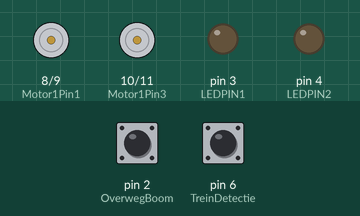
This sketch was run on a simulated Arduino Uno, built with avr-gcc and run on an emulated ATmega328P. On the bench: motor-driver pin pairs drawn as motors (green arrow = first pin HIGH = forward, orange = second pin HIGH = backward, longer = more drive), output pins drawn as LEDs (lit = HIGH). Dashed ring = blinking. The inputs (shaded band) are chosen by the test bench; at power-on: pin 2 (OverwegBoom) HIGH, pin 6 (TreinDetectie) HIGH.

Above: at 1.2 s.
1.3 s: pin 2 (OverwegBoom) pulled LOW for 1 s
At 2.7 s:
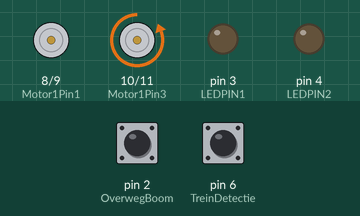
3.8 s: pin 6 (TreinDetectie) pulled LOW for 3.2 s
At 7.4 s:
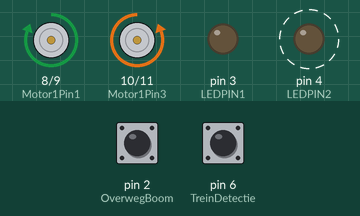
8.5 s: pin 2 (OverwegBoom) pulled LOW for 0.15 s
At 9.3 s:
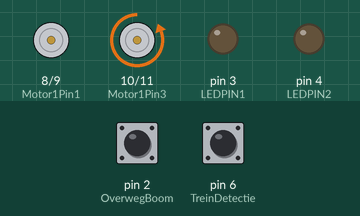
10.1 s: pin 2 (OverwegBoom) pulled LOW for 3.2 s
At 10.55 s:
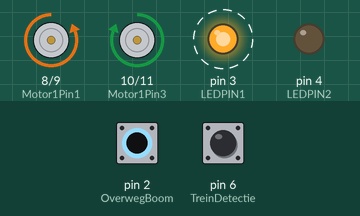
14.8 s: pin 6 (TreinDetectie) pulled LOW for 1 s
At 16.5 s:
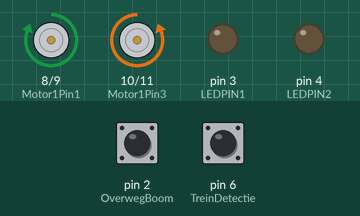
17.3 s: pin 6 (TreinDetectie) pulled LOW for 3.2 s
At 17.45 s:
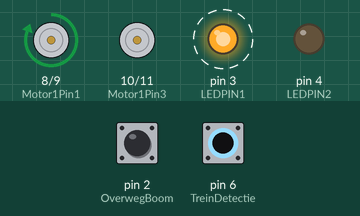
Timing chart, 0 to 22.0 s (numbered marks = the images above; inputs shaded):
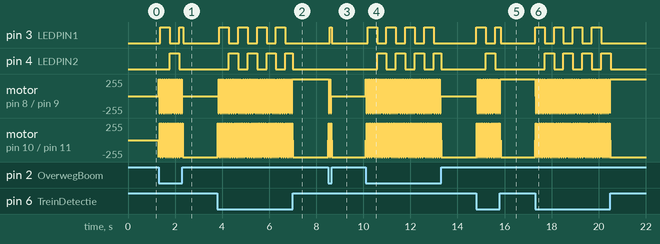

The sketch:

sgb_lgb_overwegbewaking_achter_station.ino
```cpp
/*
Overwegbomen LGB-baan achter station
Herschreven en getest 21 juli 2025
Pieter van der Pijl
*/

const int LEDPIN1=3;
const int LEDPIN2=4;
int LedState1=LOW;
int LedState2=LOW;
int StartKnipper=5;
int Motor1Pin1 = 8;  //blauw-pin1
int Motor1Pin2 = 9;  //pink-pin2
int Motor1Pin3 = 10; //geel-pin3
int Motor1Pin4 = 11; //oranje-pin4
                     //rood-pin5 = VCC
int MotorSpeed=10;
int Count=0;
int TreinDetectie=6;
int OverwegBoom=2; //ReedContact OverwegBoom open terugkoppeling
int VolleSlag=96; //Beweging OverwegBoom
int I=7; //Open/Dicht richting
int LookUp [8] = {B01000, B01100, B00100, B00110, B00010, B00011, B00001, B01001};
unsigned long VorigeMillis = 0;
unsigned long Interval = 400000;


void setup ()
{
  pinMode (Motor1Pin1,OUTPUT);
  pinMode (Motor1Pin2,OUTPUT);
  pinMode (Motor1Pin3,OUTPUT);
  pinMode (Motor1Pin4,OUTPUT);
  pinMode (OverwegBoom,INPUT_PULLUP); //Pin2 - Hoog bij open overweg
  pinMode (TreinDetectie,INPUT_PULLUP); //Pin6 - Laag bij trein nadering
  pinMode (LEDPIN1,OUTPUT); //Pin3
  pinMode (LEDPIN2,OUTPUT); //Pin4
  pinMode (StartKnipper,INPUT_PULLUP); //Pin5
  digitalWrite (LEDPIN1,LOW);
  digitalWrite (LEDPIN2,LOW);
  Serial.begin (9600);

  Count = 0;
}

void knipper()
{
  unsigned long VerlopenMillis=micros();
  if (VerlopenMillis-VorigeMillis>=Interval)
  {
    VorigeMillis=VerlopenMillis;
    if (LedState1==LOW)
    {
      LedState1=HIGH;
      LedState2=LOW;
    }
    else
    {
      LedState1=LOW;
      LedState2=HIGH;
    }
    digitalWrite(LEDPIN1,LedState1);
    digitalWrite(LEDPIN2,LedState2);
  }
}
void clockwise ()
{
  for (I = 0; I<8; I++)
  {
    setOutput1 (I);
    delay (MotorSpeed);
  }
    Count++;
}

void anticlockwise ()
{
  for(I=7; I>=0; I--)
  {
    setOutput1 (I);
    delay (MotorSpeed);
  }
    Count--;
}
void setOutput1 (int out)
{
  digitalWrite(Motor1Pin1,bitRead(LookUp[out],0));
  digitalWrite(Motor1Pin2,bitRead(LookUp[out],1));
  digitalWrite(Motor1Pin3,bitRead(LookUp[out],2));
  digitalWrite(Motor1Pin4,bitRead(LookUp[out],3));
}
void loop ()
{
  if ((digitalRead(TreinDetectie)==LOW)||(digitalRead(OverwegBoom)==LOW)) //Overweg lichten aan bij treindetectie of boom niet omhoog.
  {
    knipper(); //start knipperlicht routine
  }
  else
  {
    Count=0;
    LedState1=LOW;
    LedState2=LOW;
  }
  {
   digitalWrite(LEDPIN1,LedState1);
   digitalWrite(LEDPIN2,LedState2);
  }
  if((digitalRead(TreinDetectie)==LOW)&&(Count<=VolleSlag)) //Sluit OverwegBoom wanneer Pin6==LOW tot Volleslag==96
  {
    clockwise(); //start clockwise routine
  }
  if((digitalRead(TreinDetectie)==HIGH)&&(digitalRead(OverwegBoom)==LOW)) //Open OverwegBoom wanneer Pin6==High && Pin2==LOW tot Pin2==HIGH
  {
    anticlockwise(); //start anticlockwise routine
    Count=0;
  }
}
```

Measured:
- after the input at 1.3 s, pin 3 (LEDPIN1): LOW → HIGH after 0.08 s, → LOW 0.40 s later, → HIGH 0.40 s later, → LOW 0.16 s later; pin 4 (LEDPIN2): LOW → HIGH after 0.48 s, → LOW 0.40 s later
- after the input at 3.8 s, pin 3 (LEDPIN1): alternates HIGH for 0.40 s and LOW for 0.40 s, 8 changes in all, then stays LOW, starting after 0.08 s; pin 4 (LEDPIN2): alternates HIGH for 0.40 s and LOW for 0.40 s, 8 changes in all, then stays LOW, starting after 0.48 s
- after the input at 8.5 s, pin 3 (LEDPIN1): LOW → HIGH after 0.08 s, → LOW 0.08 s later; motor on pin 8 (Motor1Pin1) / pin 9 (Motor1Pin2): forward 255/255 → stopped at once
- after the input at 10.1 s, pin 3 (LEDPIN1): alternates HIGH for 0.40 s and LOW for 0.40 s, 8 changes in all, then stays LOW, starting after 0.08 s; pin 4 (LEDPIN2): alternates HIGH for 0.40 s and LOW for 0.40 s, 8 changes in all, then stays LOW, starting after 0.48 s
- after the input at 14.8 s, pin 3 (LEDPIN1): LOW → HIGH at once, → LOW 0.40 s later, → HIGH 0.40 s later, → LOW 0.24 s later; pin 4 (LEDPIN2): LOW → HIGH after 0.40 s, → LOW 0.40 s later
- after the input at 17.3 s, pin 3 (LEDPIN1): alternates HIGH for 0.40 s and LOW for 0.40 s, 8 changes in all, then stays LOW, starting at once; pin 4 (LEDPIN2): alternates HIGH for 0.40 s and LOW for 0.40 s, 8 changes in all, then stays LOW, starting after 0.40 s
